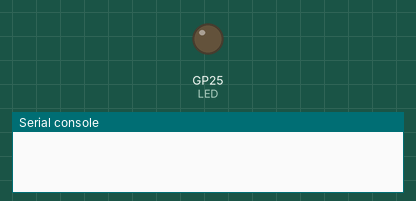
This program was run on a simulated Raspberry Pi Pico running MicroPython. Shown: output pins drawn as LEDs (lit = HIGH), the last lines printed to the serial console.

Above: at 0.1 s.
At 2.1 s:
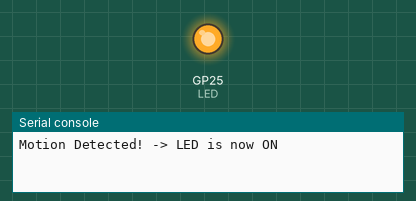
Timing chart, 0 to 3.6 s (numbered marks = the images above):
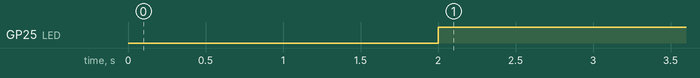

Measured:
- by itself, GP25 (LED): LOW → HIGH at 2.0 s

The program:

main.py
```python
from machine import Pin
import time

LED = Pin("LED", Pin.OUT)
PIR_sensor = Pin(27, Pin.IN, Pin.PULL_UP)
LED.off()
time.sleep(2)

while True:
   if PIR_sensor.value() == 1:
       print("Motion Detected! -> LED is now ON")
       LED.on()
       time.sleep(5)
   else:
       print("No motion detected -> LED is OFF")
       LED.off()
       time.sleep(1)
```
